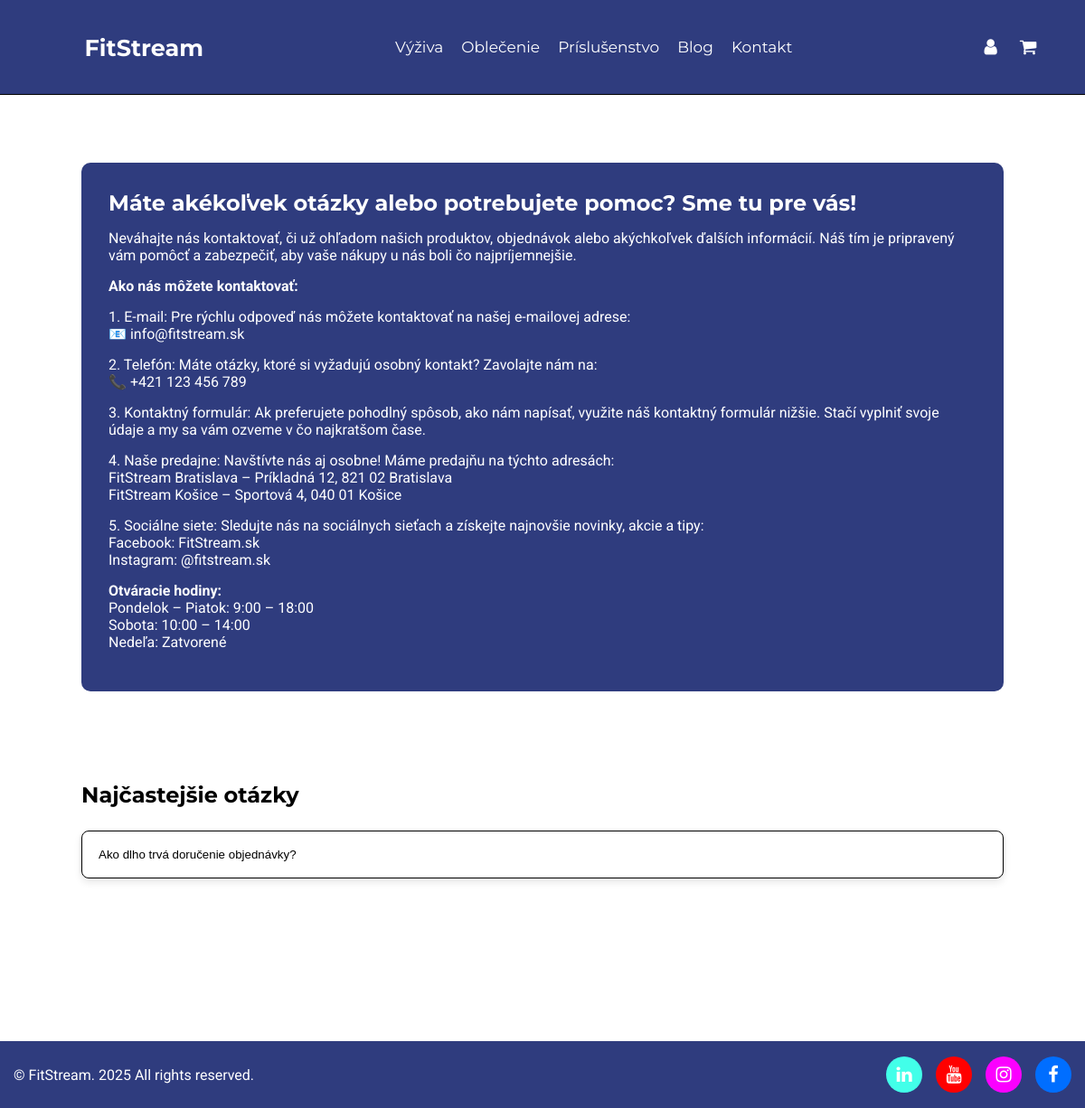
The page /kontakt.php on the database as committed earlier.
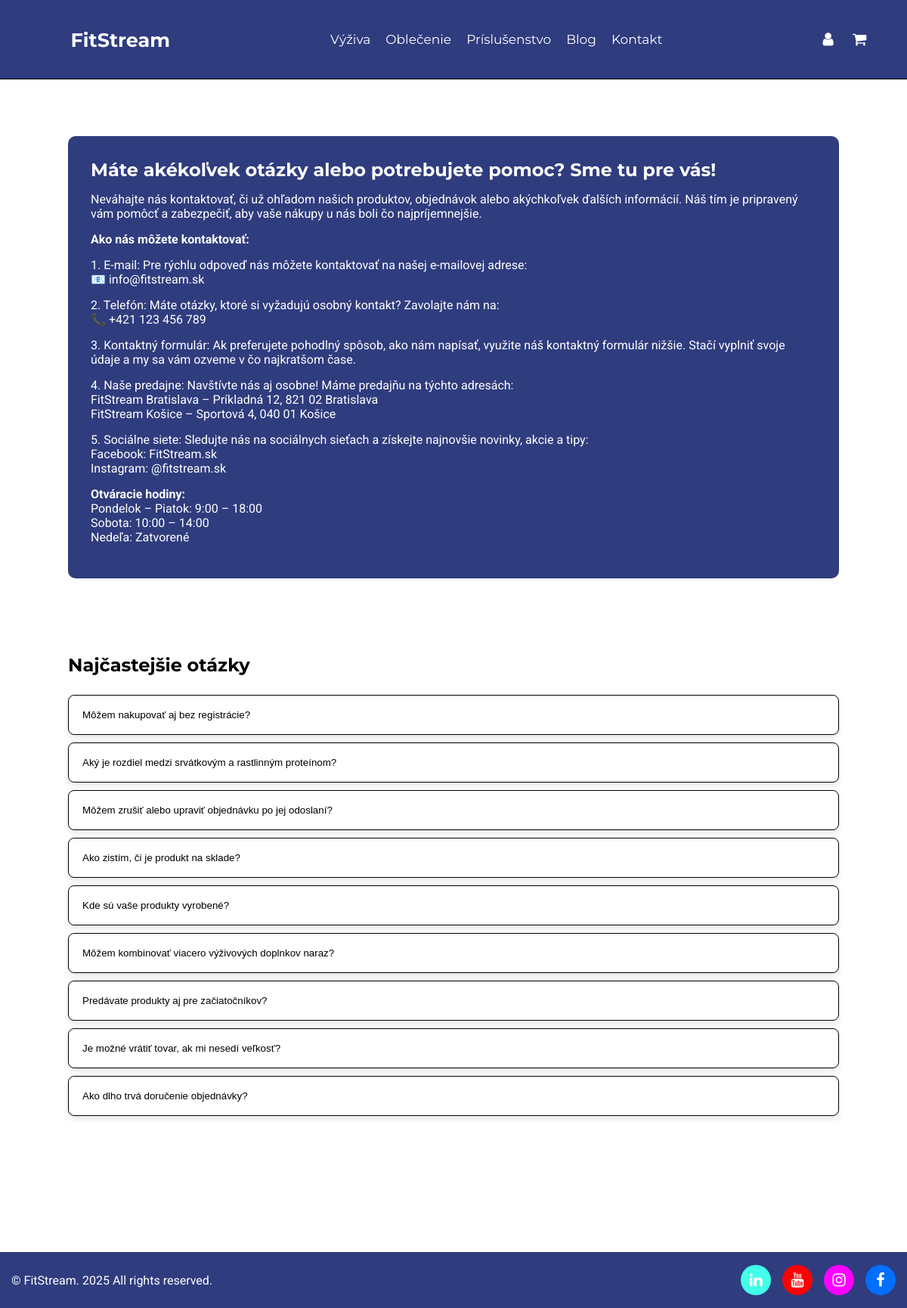
The same page on the database as committed later.
### tables this page shows
CREATE TABLE `navbar` (
  `idnavbar` int(11) NOT NULL,
  `nazov` varchar(200) NOT NULL,
  `url` varchar(255) NOT NULL
);

CREATE TABLE `akordeon` (
  `idakordeon` int(11) NOT NULL,
  `otazka` varchar(255) NOT NULL,
  `odpoved` text NOT NULL,
  `datum_vytvorenia` datetime DEFAULT current_timestamp(),
  `datum_upravy` timestamp NOT NULL DEFAULT current_timestamp() ON UPDATE current_timestamp()
);

CREATE TABLE `footer_ikony` (
  `idfooter` int(11) NOT NULL,
  `ikona` varchar(255) NOT NULL,
  `farba_bg` varchar(255) NOT NULL,
  `farba_ikony` varchar(255) NOT NULL,
  `url` varchar(45) NOT NULL
);

### classes/Database.php (called while the page is built, shortened)
<?php
class Database
{
    private $connection;
    protected function connect(): void
    {
        $config = DATABASE;
        $options = [
            PDO::ATTR_ERRMODE            => PDO::ERRMODE_EXCEPTION,
            PDO::ATTR_DEFAULT_FETCH_MODE => PDO::FETCH_ASSOC,
        ];
        try {
            $dsn = 'mysql:host=' . $config['HOST'] .
                   ';dbname=' . $config['DBNAME'] .
                   ';port=' . $config['PORT'];
            $this->connection = new PDO(
                $dsn,
                $config['USER_NAME'],
                $config['PASSWORD'],
                $options
            );
        } catch (PDOException $e) {
            throw new Exception('Pripojenie zlyhalo: ' . $e->getMessage());
        }
    }
    public function getConnection(): PDO
    {
        return $this->connection;
    }
}
?>

### classes/Akordeon.php (called while the page is built, shortened)
<?php
class Akordeon extends Database
{
    protected $conn;
    public function __construct()
    {
        $this->conn = $this->getConnection();
    }
    public function vypisAkordeon(): array
    {
        try {
            $sql = "SELECT * FROM akordeon ORDER BY datum_upravy DESC";
            $st = $this->conn->prepare($sql);
            $st->execute();
            $rs = $st->fetchAll();
            return $rs;
        } catch (Exception $e) {
            die("Nastala chyba");
        } finally {
            $this->conn = null;
        }
    }
}
?>

### classes/Footer.php (called while the page is built, shortened)
<?php
class Footer extends Database
{
    protected $conn;
    public function __construct()
    {
        $this->conn = $this->getConnection();
    }
    public function footerVypis(): array
    {
        try {
            $sql = "SELECT * FROM footer_ikony";
            $st = $this->conn->prepare($sql);
            $st->execute();
            return $st->fetchAll();
        } catch (Exception $e) {
            die("Nastala chyba");
        } finally {
            $this->conn = null;
        }
    }
}
?>

### parts/akordeon.php (the view, shortened to what this page needs)
<div class = "acc">
    <h2>Najčastejšie otázky</h2>
        <?php foreach($vypis_a as $a):?>
            <button class="akordeon"><?php echo $a['otazka']; ?></button>
        <?php endforeach?>
</div>

### parts/navbar.php (shortened to what this page needs)
<?php
$nav = new Navbar();
$vypis_linkov = $nav->navbarLinks();
?>
<nav class = "menu">
    <a href="<?php echo BASE_URL . "index.php";?>" class = "logo"><h1 class>FitStream</h1></a>
    <ul>
        <?php foreach($vypis_linkov as $a):?>
            <a href="<?php echo BASE_URL . $a['url'] ;?>"><li><?php echo $a['nazov'];?></li></a>
        <?php endforeach?>
    </ul>
    <div class = "pr">
        <a href = "<?php echo BASE_URL . "kosik.php";?>"><i class="fa fa-shopping-cart" id = "shopping_cart" style = "font-size: 20px;"></i></a>
       </div>
</nav>

### parts/footer.php (shortened to what this page needs)
<?php
$footer = new Footer();
$footer_vypis = $footer->footerVypis();
?>
<footer>
    <div class = "bottom_footer">
        <div class = "footer_rights"><p class = ""> &copy; <span id="year"></span>FitStream. <?php echo(date("Y")); ?> All rights reserved.</p></div>
            <div class = "social_media_links">
                <?php foreach($footer_vypis as $a): ?>
                    <a href="<?php echo $a['url']; ?>"  class="social"
                    style="background-color: <?php echo $a['farba_bg']; ?>;
                    color: <?php echo $a['farba_ikony']; ?>">
                   <i class="<?php echo $a['ikona']; ?>" style="font-size: 20px;"></i>
                   </a>
                <?php endforeach; ?>
         </div>
            </div>
</footer>
</body>
</html>

Rows that differ between the two databases and show on the page:
added akordeon: otazka "Môžem nakupovať aj bez registrácie?"
added akordeon: otazka "Aký je rozdiel medzi srvátkovým a rastlinným proteínom?"
added akordeon: otazka "Môžem zrušiť alebo upraviť objednávku po jej odoslaní?"
added akordeon: otazka "Ako zistím, či je produkt na sklade?"
added akordeon: otazka "Kde sú vaše produkty vyrobené?"
added akordeon: otazka "Môžem kombinovať viacero výživových doplnkov naraz?"
added akordeon: otazka "Predávate produkty aj pre začiatočníkov?"
added akordeon: otazka "Je možné vrátiť tovar, ak mi nesedí veľkosť?"
